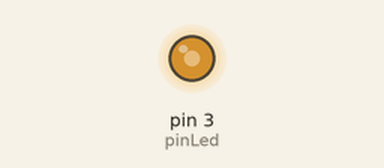
Simulated run of this sketch. Board: Arduino Uno, built with avr-gcc and run on an emulated ATmega328P. Parts: output pins drawn as LEDs (lit = HIGH).

Above: at 0.05 s.
At 0.35 s:
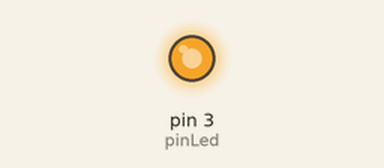
At 0.65 s:
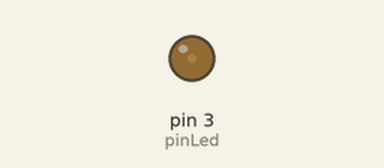
At 0.95 s:
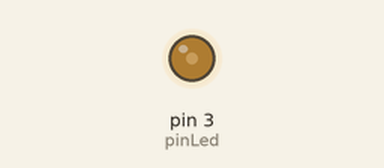
Timing chart, 0 to 3.0 s (numbered marks = the images above):
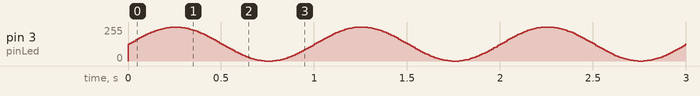

The sketch:

tarea3-2_salidaPWM.ino
```cpp
#include <Arduino.h>
#include <math.h>

const byte pinLed = 3;
const float periodoMs = 1000.0;

void setup() {
    pinMode(pinLed, OUTPUT);
}

void loop() {
    unsigned long t = millis();

    // Cálculo de la onda senoidal en base al tiempo
    float angulo = 2.0 * PI * (t % (unsigned long)periodoMs) / periodoMs;
    float senoNormalizado = (sin(angulo) + 1.0) * 0.5;
    byte valorPWM = (byte)(senoNormalizado * 255.0);

    analogWrite(pinLed, valorPWM);
    delay(10);
}
```
